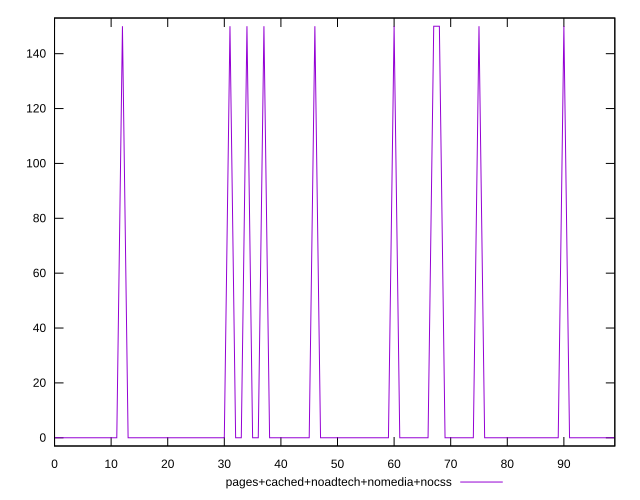

Write gnuplot code to recreate this figure.
reset

$pagesCachedNoadtechNomediaNocss <<EOF
0 0
1 0
2 0
3 0
4 0
5 0
6 0
7 0
8 0
9 0
10 0
11 0
12 150
13 0
14 0
15 0
16 0
17 0
18 0
19 0
20 0
21 0
22 0
23 0
24 0
25 0
26 0
27 0
28 0
29 0
30 0
31 150
32 0
33 0
34 150
35 0
36 0
37 150
38 0
39 0
40 0
41 0
42 0
43 0
44 0
45 0
46 150
47 0
48 0
49 0
50 0
51 0
52 0
53 0
54 0
55 0
56 0
57 0
58 0
59 0
60 150
61 0
62 0
63 0
64 0
65 0
66 0
67 150
68 150
69 0
70 0
71 0
72 0
73 0
74 0
75 150
76 0
77 0
78 0
79 0
80 0
81 0
82 0
83 0
84 0
85 0
86 0
87 0
88 0
89 0
90 150
91 0
92 0
93 0
94 0
95 0
96 0
97 0
98 0
99 0
EOF

set key outside below
set xrange [0:99]
set yrange [-3:153]
set trange [-3:153]
set terminal svg size 640, 500 enhanced background rgb 'white'
set output "report_00019_2021-02-10T18-14-37.922Z//uses-http2/comparison/line/4_vs_5.svg"

plot $pagesCachedNoadtechNomediaNocss title "pages+cached+noadtech+nomedia+nocss" with line

reset
